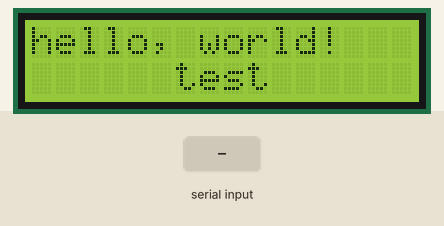
Bench run of a sketch on a simulated Arduino Uno, built with avr-gcc and run on an emulated ATmega328P. Shown: 16×2 character LCD. The test bench sets the inputs (shaded band). What the sketch prints to the serial monitor is not drawn.

Above: at 1.2 s.
1.3 s: "1" received over Serial
At 2.1 s:
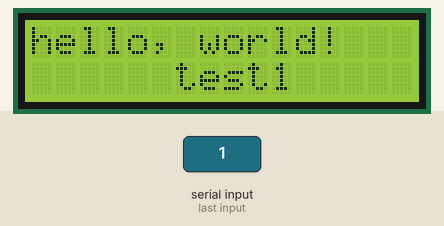
2.8 s: "0" received over Serial
At 3.3 s:
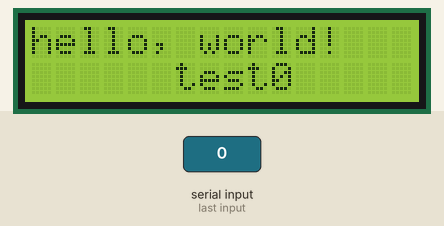
4.3 s: "2" received over Serial
At 5.6 s:
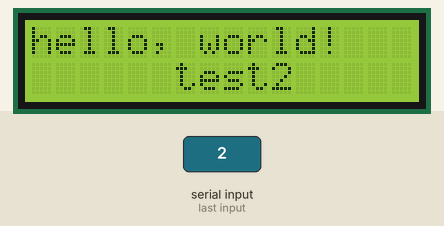
Timing chart, 0 to 7.3 s (numbered marks = the images above; inputs shaded):
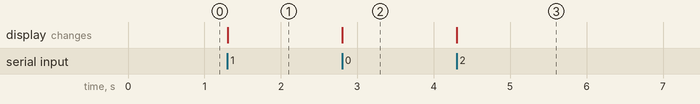

Measured:
- after the input at 1.3 s, the display: changes at once (image 1)
- after the input at 2.8 s, the display: changes at once (image 2)
- after the input at 4.3 s, the display: changes at once (image 3)

The sketch:

rc.ino
```cpp
// 引用LiquidCrystal Library
  #include <LiquidCrystal.h>
  String rx_buffer;
  // 建立LiquidCrystal 的变数lcd
  // LCD 接脚: rs, enable, d4, d5, d6, d7
  // 对应到Arduino 接脚: 12, 11, 5, 4, 3, 2
  LiquidCrystal lcd(3, 5, 10, 11, 12, 13);

  void setup()
  {
    // 设定LCD 的行列数目(2 x 16)
    lcd.begin(16, 2);

    // 列印"Hello World" 讯息到LCD 上
    lcd.print("hello, world!");

    Serial.begin(9600);
    Serial.flush();
   }

  void loop()
 {
    // 将光标设到第5列，第2行(第一列第一行为0，0)，设置显示到屏幕第二行中间
    lcd.setCursor(6, 1);
    lcd.print("test");
    while (Serial.available() > 0){
      rx_buffer += char(Serial.read());
      delay(2);
    }
    if(rx_buffer.length() > 0){
      Serial.println(rx_buffer);
      lcd.print(rx_buffer);
      rx_buffer = "";
    }
    // 打印Arduino 重开之后经过的秒数

  }
```
